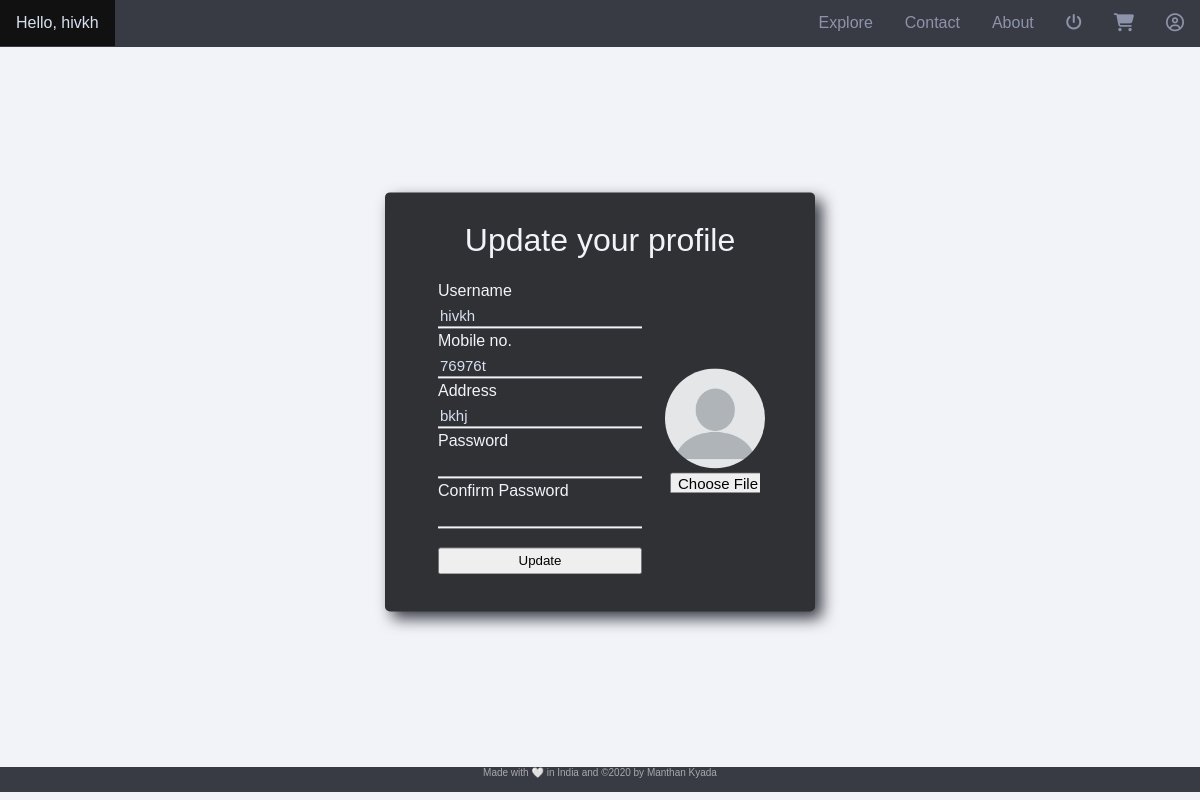
/authentication/edit.php (signed in), run on the app's committed database.
### tables this page shows
CREATE TABLE `users` (
  `id` int(30) NOT NULL,
  `name` varchar(60) NOT NULL,
  `email` varchar(60) NOT NULL,
  `mobile` varchar(20) NOT NULL,
  `address` varchar(200) NOT NULL,
  `profile_image` varchar(200) DEFAULT NULL,
  `password` varchar(100) NOT NULL
);

### authentication/edit.php (the view, shortened to what this page needs)
<?php
include '../database/connection.php';
if (!$_SESSION['islogin']) {
    header("location:login.php");
} else {
    $email = $_SESSION['email'];
    $record = $db->query("SELECT * FROM `users` WHERE `email` = '$email'");
    $row = $record->fetch_object();
    $image = $row->profile_image;
}
?>
<!DOCTYPE html>
<html lang="en">
<head>
    <link rel="stylesheet" href="../assets/style/style.css">
</head>
<body>
    <?php include '../includes/header.php'; ?>
    <div class="container" style="transform: translate(-50%,-40%); padding: 30px 50px;">
        <div class="header">Update your profile</div>
        <form method="post" name="registration" enctype="multipart/form-data" autocomplete="off" onsubmit="return(validate(this));">
            <div style="display: flex;">
                <table>
                    <tr>
                        <td><label for="username" id="username_label">Username</label></td>
                    </tr>
                    <tr>
                        <td><input type="text" name="username" id="username" value="<?php echo $row->name; ?>"></td>
                    </tr>
                    <tr>
                        <td><label for="mobile" id="email_label">Mobile no.</label></td>
                    </tr>
                    <tr>
                        <td><input type="tel" name="mobile" id="mobile" value="<?php echo $row->mobile; ?>"></td>
                    </tr>
                    <tr>
                        <td><label for="address" id="address_label">Address</label></td>
                    </tr>
                    <tr>
                        <td><input type="text" name="address" id="address" value="<?php echo $row->address; ?>"></td>
                    </tr>
                    <tr>
                        <td> <label for="password" id="password_label">Password</label></td>
                    </tr>
                    <tr>
                        <td><input type="password" name="password" id="password" onkeyup='check();'></td>
                    </tr>
                    <tr>
                        <td> <label for="confirmpassword" id="password_label">Confirm Password</label></td>
                    </tr>
                    <tr>
                        <td><input type="password" name="confirmpassword" id="confirmpassword" onkeyup='check();'></td>
                    </tr>
                    <tr>
                        <td><button id="submit" type="submit" name="submit" value="submit">Update</button></td>
                    </tr>
                    <tr>
                        <td>
                        </td>
                    </tr>
                </table>
                <div style="align-self:center ; margin-left: 20px;">
                    <div>
                        <img src="../assets/user_profiles/<?php
                                                            if (strlen($image) == 10) {
                                                                echo "default.jpg";
                                                            } else {
                                                                echo $image;
                                                            }
                                                            ?>" style="height: 100px; border-radius: 50%; ">
                    </div>
                    <div style="text-align: center;">
                        <input type="file" id="user_image" name="user_image" accept="image/x-png,image/jpg,image/jpeg" style="max-width: 90px;">
                    </div>
                </div>
            </div>
        </form>
    </div>
    <div class="footer"><?php include '../includes/footer.php'; ?></div>
</body>
</html>

### assets/style/style.css (style rules this page uses)
body { background-color: #f1f3f8; margin: 0; padding: 0; box-sizing: border-box; font-family: 'poppins',sans-serif; }
.container { background-color: #303135; color: #f1f3f8; border-radius: 5px; padding: 30px; position: absolute; top: 45%; left: 50%; transform: translate(-50%,-50%); box-shadow: 7px 7px 15px #393b44; }
.header { text-align: center; margin-bottom: 20px; font-size: xx-large; }
input { color: #f1f3f8; }
#username,#password,#confirmpassword,#mobile,#email,#user_image,#address,#product_name,#description,#price,#review,#size { width: 200px; height: 20px; font-size: 15px; border: none; border-bottom: 2px solid #f1f3f8; background-color: transparent; }
#user_image { max-width: 200px; border: none; }
#submit { width: 100%; margin-top: 15px; padding: 4px; }
input { color: #d6e0f0; }
.footer { margin-top: 90vh; height: 25px; width: 100%; position: static; bottom: 0px; background-color: #393b44; color: darkgray; font-size: 10px; text-align: center; }

### data on the page
users: username "hivkh", mobile "76976t", address "bkhj"

### other printed values
$_SESSION['username'] "hivkh"
